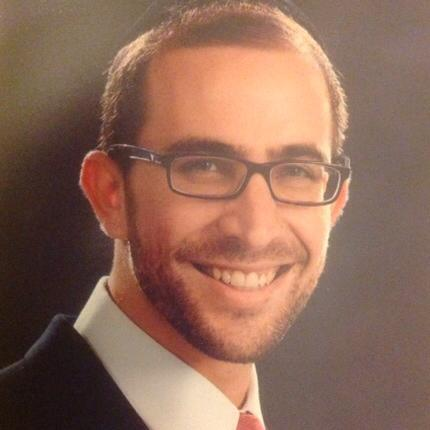
#> input picture PycharmProjects/pillow/me.jpg, 430 x 430 px
$ python pil.py
#> lines starting #> are read from the running program, lines starting #| are printed output that depends on the picture
import random
from PIL import Image
N = 4
# im = Image.open("python.jpg")
im = Image.open("me.jpg")
#> im is the input picture: PIL image 430x430 RGB; mean R, G, B 143.3, 106, 89

im_width = im.size[0] / N
#> im_width = 107.5
im_height = im.size[1] / N
#> im_height = 107.5

new_image = Image.new(im.mode, (im.size[0], im.size[1]))
#> new_image: PIL image 430x430 RGB; every value is 0
pieces = []

for x, y in [(int(im_width * x), int(im_height * y)) for x in range(N) for y in range(N)]:
    pieces.append(im.crop((x, y, int(x + im_width), int(y + im_height))))
#> after the loop, pieces = 16 items

random.shuffle(pieces)

for i, (x, y) in enumerate([(int(im_width * x), int(im_height * y)) for x in range(N) for y in range(N)]):
    new_image.paste(pieces[i], (x, y, int(x + im_width), int(y + im_height)))
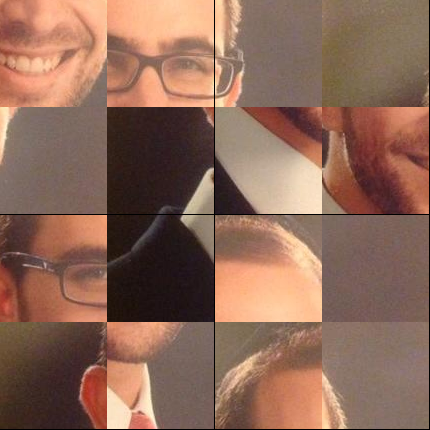
#> new_image: PIL image 430x430 RGB; mean R, G, B 141.9, 104.9, 88.1


new_image.save('new.png')
